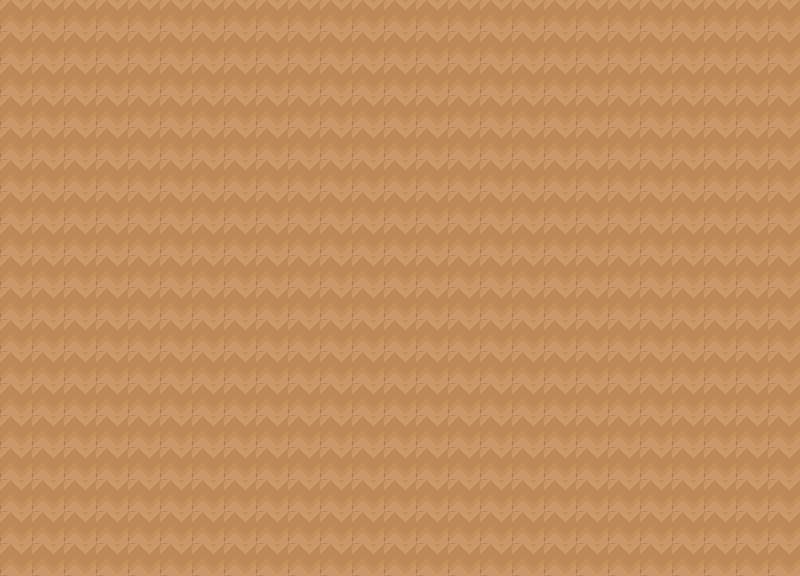

Below is a game level as drawn by its tile map, then a one-line description and the .tmx file that defines it, in full:
An orthogonal 25x18 tile map with 32x32 px tiles, 1 tile layer (Camada de Tiles 1), 2 tilesets.

<map version="1.0" orientation="orthogonal" renderorder="right-down" width="25" height="18" tilewidth="32" tileheight="32" nextobjectid="1">
 <tileset firstgid="1" name="simplemap" tilewidth="32" tileheight="32" tilecount="512" columns="16">
  <image source="../tiles/kenny_ground_64x64.png" width="512" height="1024" />
 </tileset>
 <tileset firstgid="513" name="simplemap" tilewidth="32" tileheight="32" tilecount="512" columns="16">
  <image source="../tiles/kenny_ground_64x64.png" width="512" height="1024" />
 </tileset>
 <layer name="Camada de Tiles 1" width="25" height="18">
  <data encoding="csv">
19,19,19,19,19,19,19,19,19,19,19,19,19,19,19,19,19,19,19,19,19,19,19,19,19,
19,19,19,19,19,19,19,19,19,19,19,19,19,19,19,19,19,19,19,19,19,19,19,19,19,
19,19,19,19,19,19,19,19,19,19,19,19,19,19,19,19,19,19,19,19,19,19,19,19,19,
19,19,19,19,19,19,19,19,19,19,19,19,19,19,19,19,19,19,19,19,19,19,19,19,19,
19,19,19,19,19,19,19,19,19,19,19,19,19,19,19,19,19,19,19,19,19,19,19,19,19,
19,19,19,19,19,19,19,19,19,19,19,19,19,19,19,19,19,19,19,19,19,19,19,19,19,
19,19,19,19,19,19,19,19,19,19,19,19,19,19,19,19,19,19,19,19,19,19,19,19,19,
19,19,19,19,19,19,19,19,19,19,19,19,19,19,19,19,19,19,19,19,19,19,19,19,19,
19,19,19,19,19,19,19,19,19,19,19,19,19,19,19,19,19,19,19,19,19,19,19,19,19,
19,19,19,19,19,19,19,19,19,19,19,19,19,19,19,19,19,19,19,19,19,19,19,19,19,
19,19,19,19,19,19,19,19,19,19,19,19,19,19,19,19,19,19,19,19,19,19,19,19,19,
19,19,19,19,19,19,19,19,19,19,19,19,19,19,19,19,19,19,19,19,19,19,19,19,19,
19,19,19,19,19,19,19,19,19,19,19,19,19,19,19,19,19,19,19,19,19,19,19,19,19,
19,19,19,19,19,19,19,19,19,19,19,19,19,19,19,19,19,19,19,19,19,19,19,19,19,
19,19,19,19,19,19,19,19,19,19,19,19,19,19,19,19,19,19,19,19,19,19,19,19,19,
19,19,19,19,19,19,19,19,19,19,19,19,19,19,19,19,19,19,19,19,19,19,19,19,19,
19,19,19,19,19,19,19,19,19,19,19,19,19,19,19,19,19,19,19,19,19,19,19,19,19,
19,19,19,19,19,19,19,19,19,19,19,19,19,19,19,19,19,19,19,19,19,19,19,19,19
</data>
 </layer>
</map>
